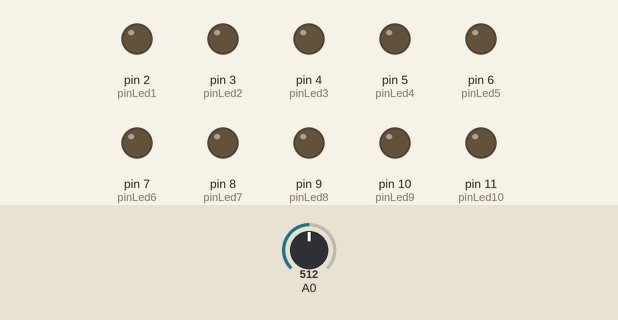
This sketch was run on a simulated Arduino Uno, built with avr-gcc and run on an emulated ATmega328P. On the bench: output pins drawn as LEDs (lit = HIGH). The inputs (shaded band) are chosen by the test bench; at power-on: A0 = 512.

Above: at 1.2 s.
1.3 s: A0 set to 531
At 1.9 s:
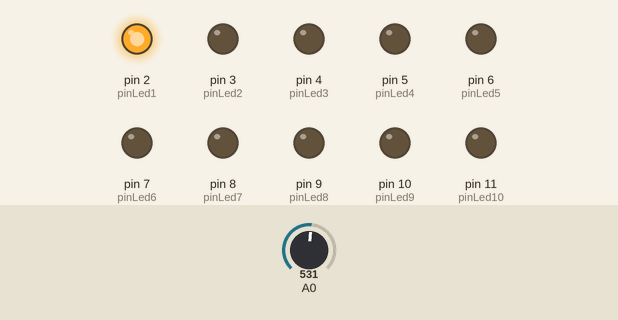
2.8 s: A0 set to 570
At 3.1 s:
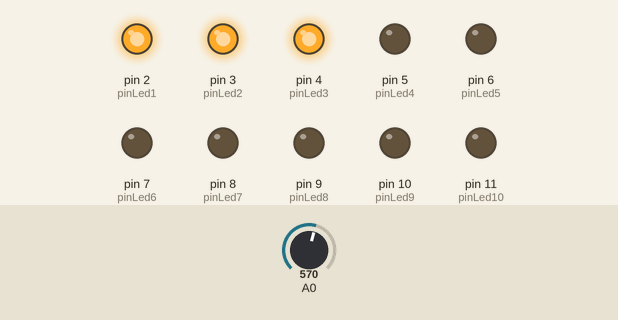
4.3 s: A0 set to 547
At 5.4 s:
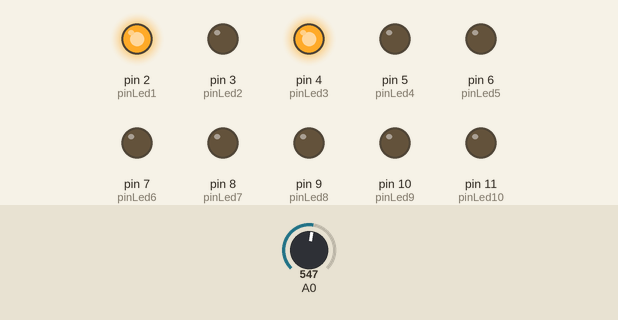
5.8 s: A0 set to 610
At 6.5 s:
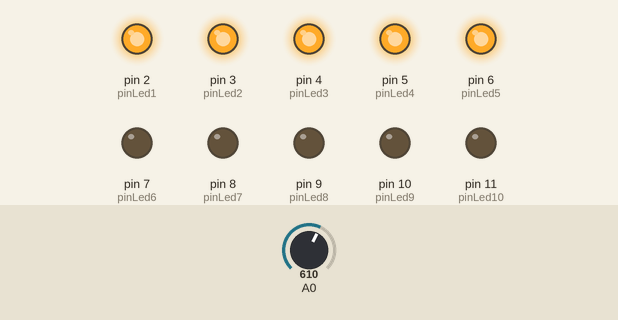
7.3 s: A0 set to 593
At 7.7 s:
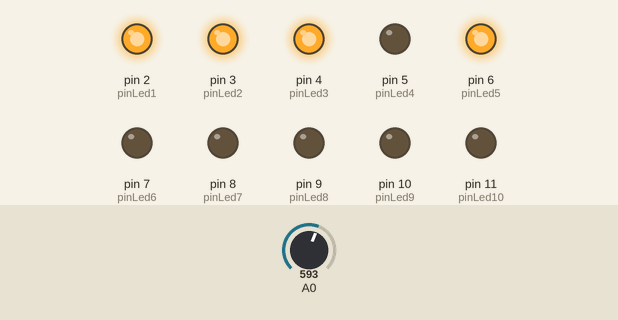
8.8 s: A0 set to 550
At 10.0 s:
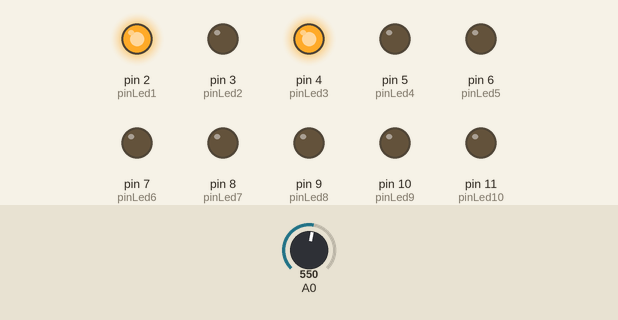
Timing chart, 0 to 11.3 s (numbered marks = the images above; inputs shaded):
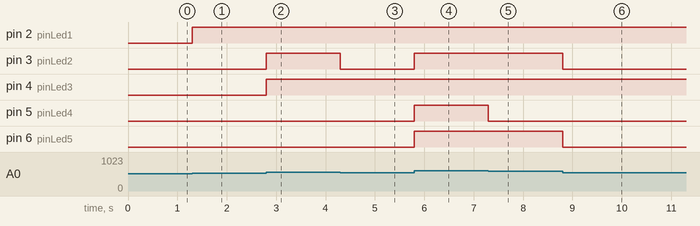

Measured:
- the behaviour switches between 520 and 521 on A0 (found by bisection; images 0 and 1)
- the behaviour switches between 561 and 560 on A0 (found by bisection; images 2 and 3)
- the behaviour switches between 601 and 600 on A0 (found by bisection; images 4 and 5)
- after the input at 1.3 s, pin 2 (pinLed1): LOW → HIGH at once
- after the input at 2.8 s, pin 3 (pinLed2), pin 4 (pinLed3): LOW → HIGH at once
- after the input at 4.3 s, pin 3 (pinLed2): HIGH → LOW at once
- after the input at 5.8 s, pin 3 (pinLed2), pin 5 (pinLed4), pin 6 (pinLed5): LOW → HIGH at once
- after the input at 7.3 s, pin 5 (pinLed4): HIGH → LOW at once
- after the input at 8.8 s, pin 3 (pinLed2), pin 6 (pinLed5): HIGH → LOW at once

The sketch:

Led_Control_With_KY037_Sound_Sensor.pdsprj.ino
```cpp
// Defining the pin numbers for the LEDs (digital pins 2 to 11) to control the LEDs
#define pinLed1 2
#define pinLed2 3
#define pinLed3 4
#define pinLed4 5
#define pinLed5 6
#define pinLed6 7
#define pinLed7 8
#define pinLed8 9
#define pinLed9 10
#define pinLed10 11

// Setup function is called once when the Arduino initializes
void setup() {
  // Set each LED pin as an output so that we can control the LEDs
  pinMode(pinLed1, OUTPUT);
  pinMode(pinLed2, OUTPUT);
  pinMode(pinLed3, OUTPUT);
  pinMode(pinLed4, OUTPUT);
  pinMode(pinLed5, OUTPUT);
  pinMode(pinLed6, OUTPUT);
  pinMode(pinLed7, OUTPUT);
  pinMode(pinLed8, OUTPUT);
  pinMode(pinLed9, OUTPUT);
  pinMode(pinLed10, OUTPUT);
}

// The loop function runs continuously while the Arduino is powered on
void loop() {
  // Read an analog value from pin A0 (potentially from a sensor or analog variable)
  int valorLido = analogRead(A0);

  // Compare the read value to various thresholds and turn on LEDs based on conditions
  digitalWrite(pinLed1, valorLido > 520); // LED 1 turns on if the read value is greater than 520
  digitalWrite(pinLed2, valorLido > 560); // LED 2 turns on if the read value is greater than 560
  digitalWrite(pinLed3, valorLido > 540); // LED 3 turns on if the read value is greater than 540
  digitalWrite(pinLed4, valorLido > 600); // LED 4 turns on if the read value is greater than 600
  digitalWrite(pinLed5, valorLido > 580); // LED 5 turns on if the read value is greater than 580
  digitalWrite(pinLed6, valorLido > 640); // LED 6 turns on if the read value is greater than 640
  digitalWrite(pinLed7, valorLido > 620); // LED 7 turns on if the read value is greater than 620
  digitalWrite(pinLed8, valorLido > 700); // LED 8 turns on if the read value is greater than 700
  digitalWrite(pinLed9, valorLido > 680); // LED 9 turns on if the read value is greater than 680
  digitalWrite(pinLed10, valorLido > 720); // LED 10 turns on if the read value is greater than 720
}
```
